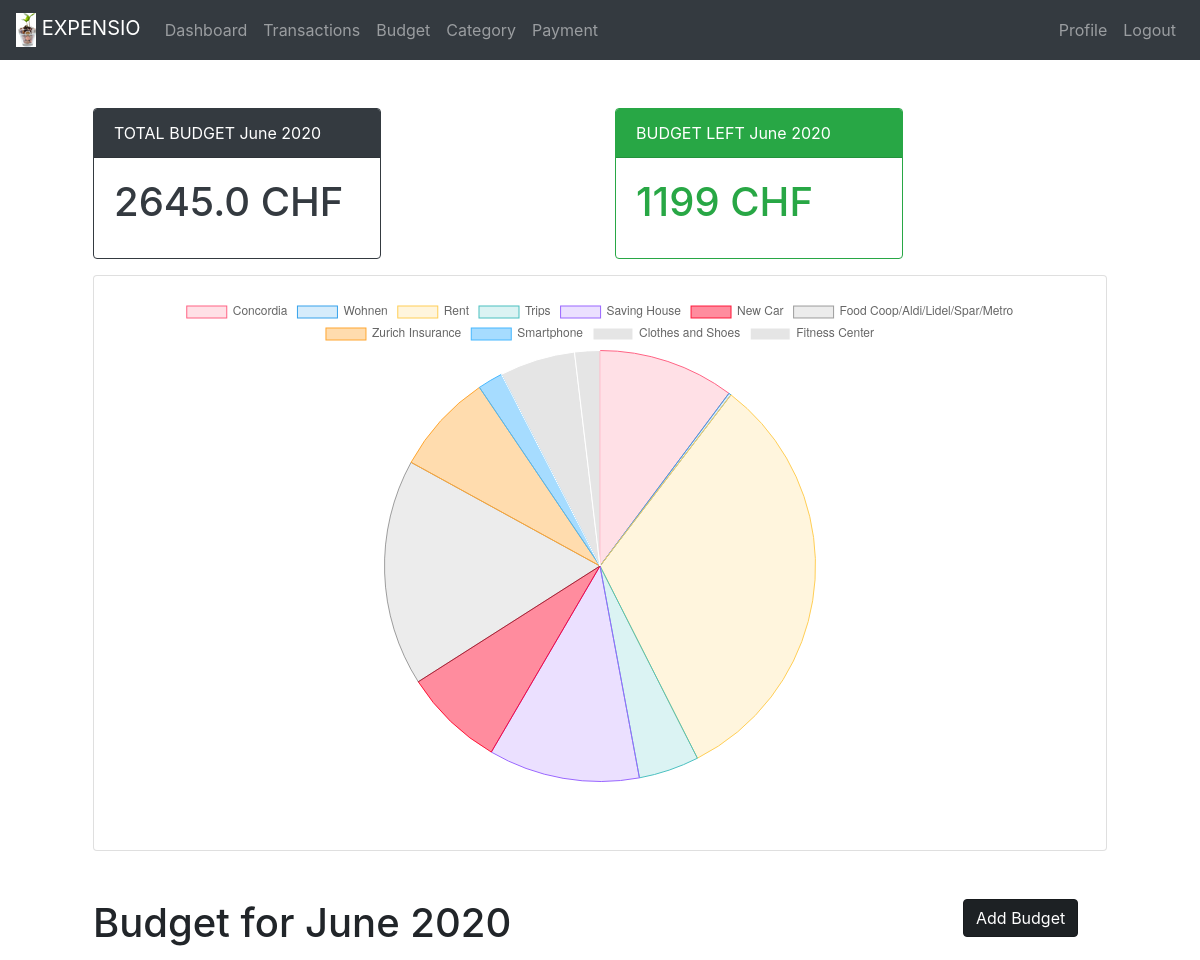
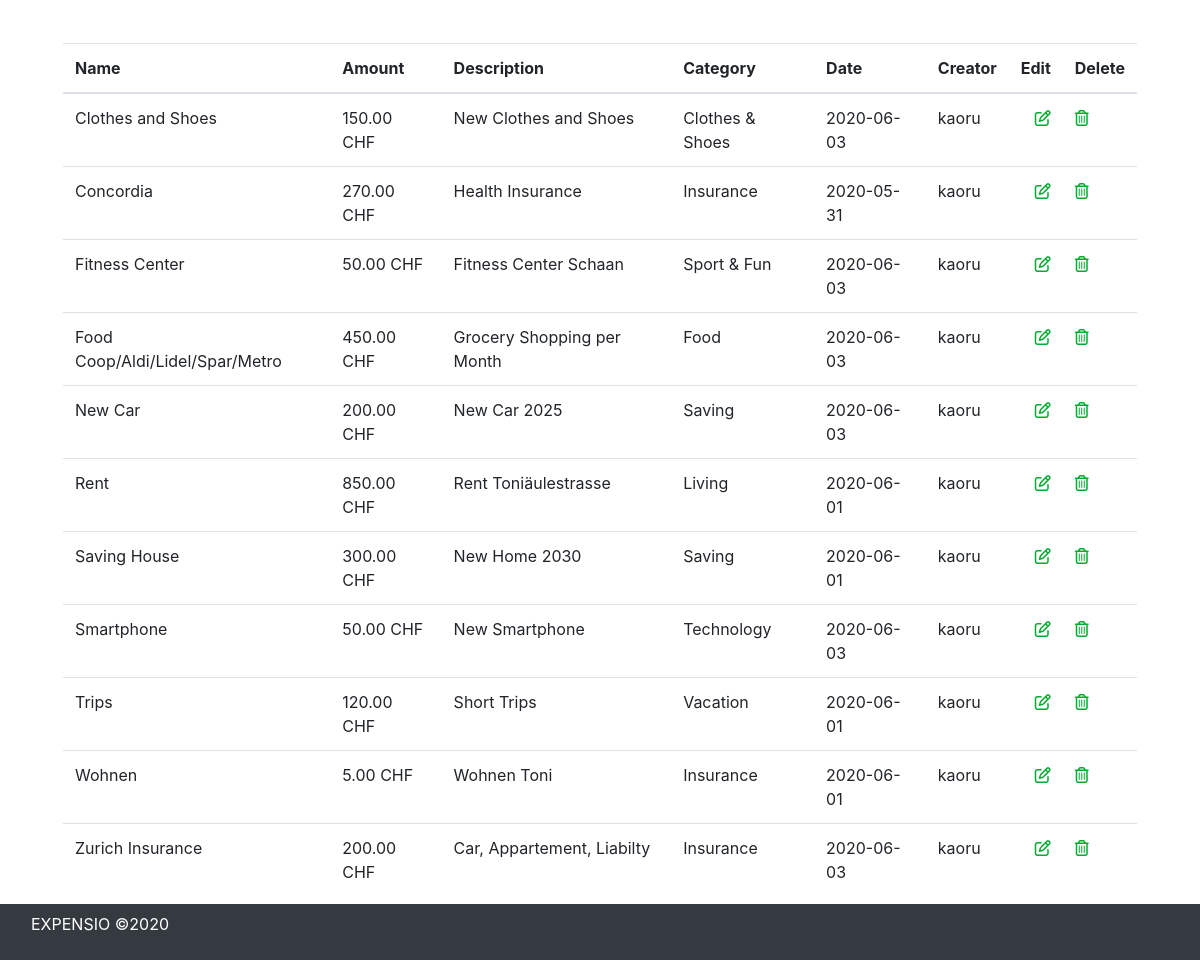
The page /budget/ (signed in) on the database as committed earlier (2 pictures, top to bottom).
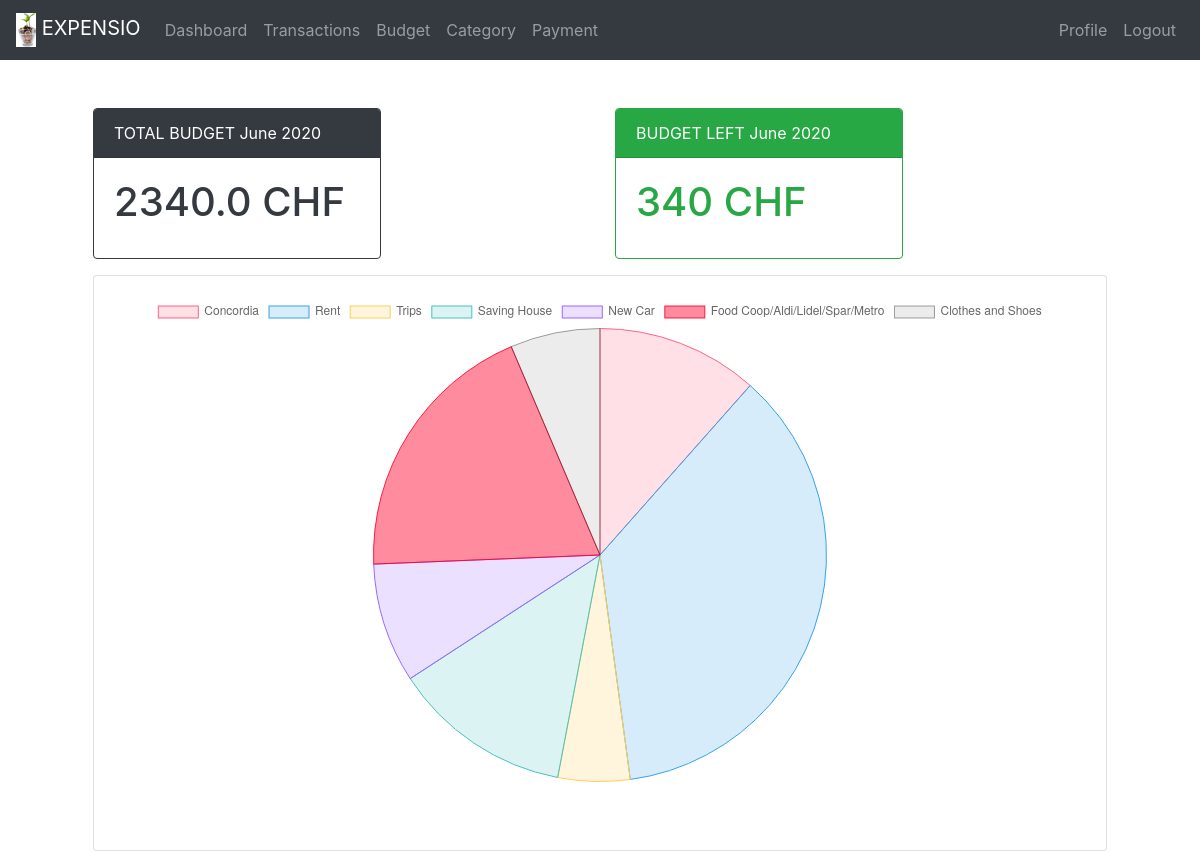
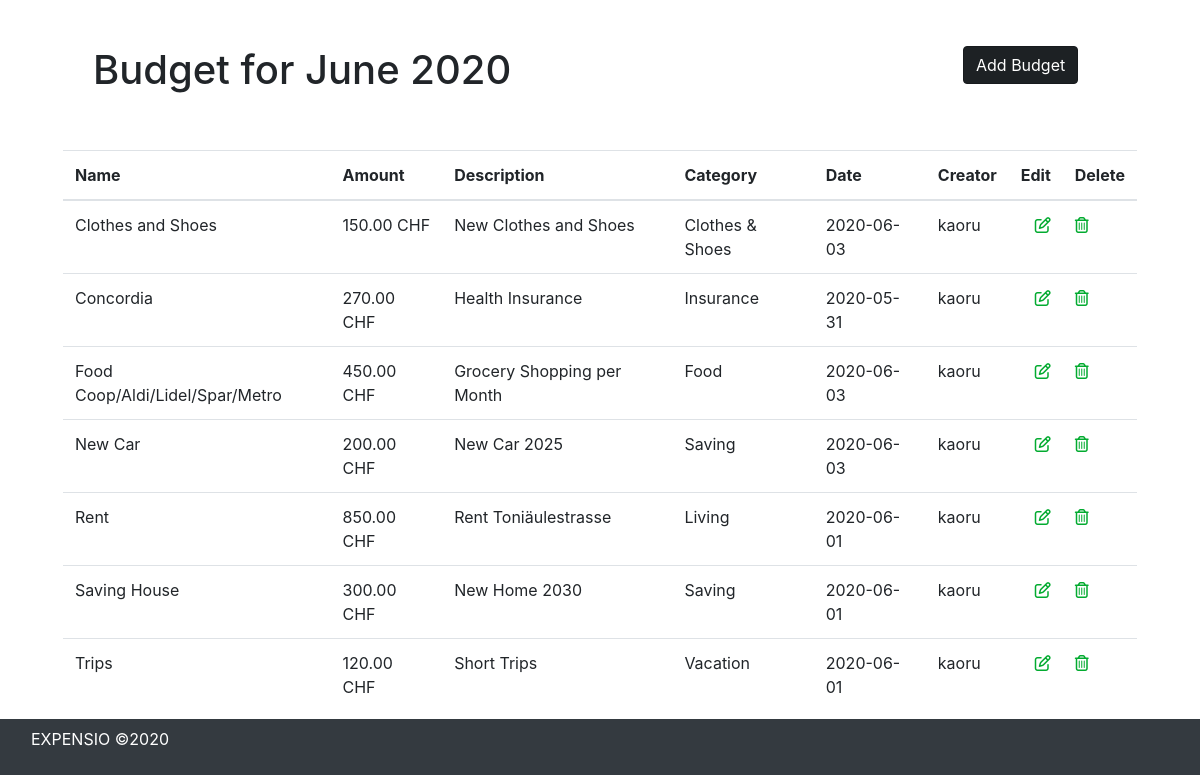
The same page on the database as committed later (2 pictures, top to bottom).
### budget/models.py (models this page shows, shortened)
class Budget(models.Model):
    name = models.CharField(max_length=50)
    amount = models.FloatField(null=True)
    description = models.CharField(max_length=200)
    created_date = models.DateTimeField(auto_now_add=True)
    user = models.ForeignKey("auth.User", on_delete=models.CASCADE)
    category = models.ForeignKey(Category, on_delete=models.CASCADE, null=True)

### category/models.py (models this page shows, shortened)
class Category(models.Model):
    name = models.CharField(max_length=100)
    created_date = models.DateTimeField(auto_now_add=True)
    user = models.ForeignKey("auth.User", on_delete=models.CASCADE)
    def __str__(self):
        return str(self.name)

### budget/views.py (the view)
# urls.py: path("", login_required(views.budget_pie_chart_data), name="budget-pie-chart"),
def budget_pie_chart_data(request):
    data = {}
    today = datetime.date.today()
    month = today.strftime("%B")
    year = today.strftime("%Y")
    budget_data_all = Budget.objects.filter(user=request.user).order_by('name')
    total_budget = Budget.objects.filter(user=request.user).aggregate(Sum("amount"))[
        "amount__sum"
    ]
    total_transactions = (
            Transaction_Expense.objects.filter(user=request.user)
            .filter(date__year=today.year, date__month=today.month)
            .aggregate(Sum("amount"))["amount__sum"]
            or 0.00
    )
    if total_budget is not None:
        budget_left = decimal.Decimal(total_budget) - decimal.Decimal(total_transactions)
    else:
        budget_left = 0
    queryset = Budget.objects.filter(user=request.user).values(
        "amount", "category_id", "name"
    )
    for budget in queryset:
        name = budget["name"]
        if name not in data:
            data[name] = budget["amount"]
        else:
            data[name] += budget["amount"]
    return_labels = []
    return_data = []
    for key, value in data.items():
        return_labels.append(key)
        return_data.append(value)
    return render(
        request,
        "budget/budget.html",
        {
            "labels": return_labels,
            "data": return_data,
            "total_budget": total_budget,
            "transactions": budget_left,
            "month": month,
            "year": year,
            "budget_data_all": budget_data_all,
        },
    )

### budget/templates/budget/budget.html (shortened to what this page needs)
{% extends 'base.html' %}
{% block content %}
    <div class="container">
        <div class="row">
            <div class="col-md-6">
                <div class="card border-dark mb-3" style="max-width: 18rem;">
                    <div class="card-header bg-dark text-white">TOTAL BUDGET {{ month }} {{ year }}</div>
                    <div class="card-body text-dark">
                        <h1 class="card-title">{{ total_budget }} CHF</h1>
                    </div>
                </div>
            </div>
            <div class="col-md-6">
                {% if transactions >= 0 %}
                    <div class="card border-success mb-3" style="max-width: 18rem;">
                        <div class="card-header bg-success text-white">BUDGET LEFT {{ month }} {{ year }}</div>
                        <div class="card-body text-success">
                            <h1 class="card-title">{{ transactions }} CHF</h1>
                        </div>
                    </div>
                {% endif %}
            </div>
        </div>
        <div class="row">
            <div class="col-md-12">
                <div class="card">
                    <div class="card-body">
                        <canvas id="budget_pie_chart"></canvas>
                        <br><br>
                    </div>
                </div>
            </div>
        </div>
        <div class="row">
            <div class="col-md-10">
                <div id="container" style="width: 100%;">
                    <br><br>
                    <h1>Budget for {{ month }} {{ year }} </h1>
                </div>
            </div>
            <div class="float-right col-2">
                <div id="container" style="width: 100%;">
                    <br><br>
                    <a href="/budget/budget_add" class="btn btn btn-dark active" role="button" aria-pressed="true">Add
                        Budget</a>
                </div>
            </div>
        </div>
    </div>
    <div class="row pt-5">
        <div class="table-responsive">
            <table class="table">
                <thead>
                <tr>
                    <th scope="col">Name</th>
                    <th scope="col">Amount</th>
                    <th scope="col">Description</th>
                    <th scope="col">Category</th>
                    <th scope="col">Date</th>
                    <th scope="col">Creator</th>
                    <th scope="col" class="text-right">Edit</th>
                    <th scope="col">Delete</th>
                </tr>
                </thead>
                <tbody>
                {% for budget in budget_data_all %}
                    <tr>
                        <td>{{ budget.name }}</td>
                        <td>{{ budget.amount|floatformat:2 }} CHF</td>
                        <td>{{ budget.description }}</td>
                        <td>{{ budget.category }}</td>
                        <td>{{ budget.created_date | date:"Y-m-d" }}</td>
                        <td>{{ budget.user }}</td>
                        <td class="text-right">
                            <a href="{{ budget.id }}/budgetedit"><i class="far fa-edit" style="color:#03ab30;"></i></a>
                        </td>
                        <td>
                            <a href="{{ budget.id }}/budgetdelete"> <i class="far fa-trash-alt"
                                                                       style="color:#03ab30;"></i></a>
                        </td>
                    </tr>
                {% endfor %}
                </tbody>
            </table>
        </div>
    </div>
    <script>
        var config = {
            type: 'pie',
            data: {
                datasets: [{
                    data: {{ data|safe }},
                    backgroundColor: [
                        "rgba(255, 99, 132, 0.2)",
                        "rgba(54, 162, 235, 0.2)",
                        "rgba(255, 206, 86, 0.2)",
                        "rgba(75, 192, 192, 0.2)",
                        "rgba(153, 102, 255, 0.2)",
                        "rgba(255,0,40,0.45)",
                        "rgba(158,158,158,0.2)",
                        "rgba(255,166,48,0.39)",
                        "rgba(70,183,255,0.48)"
                    ],
                    borderColor: [
                        "rgba(255, 99, 132, 1)",
                        "rgba(54, 162, 235, 1)",
                        "rgba(255, 206, 86, 1)",
                        "rgba(75, 192, 192, 1)",
                        "rgba(153, 102, 255, 1)",
                        "rgba(255,0,40,0.87)",
                        "rgba(40,40,40,0.43)",
                        "rgb(255,166,48)",
                        "rgb(70,183,255)"
                    ],
                    borderWidth: 1,
                    label: 'Budget'
                }],
                labels: {{ labels|safe }}
            },
            options: {
                responsive: true
            }
        };
        window.onload = function () {
            var chartdata = document.getElementById('budget_pie_chart').getContext('2d');
            window.myPie = new Chart(chartdata, config);
        };
    </script>
{% endblock %}

### templates/base.html (shortened to what this page needs)
<!DOCTYPE html>
<html lang="en">
<head>
    <link
            rel="stylesheet"
            href="https://stackpath.bootstrapcdn.com/bootstrap/4.4.1/css/bootstrap.min.css"
    />
    {% load static %}
</head>
<body>
<nav class="navbar navbar-expand-lg navbar navbar-dark bg-dark">
    <a class="navbar-brand" href="/">
        <img src="/static/expense_tracker/logo_small.png" alt=""/>
        EXPENSIO
    </a>
    <div class="collapse navbar-collapse" id="navbarNavAltMarkup">
        {% if user.is_authenticated %}
            <div class="navbar-nav">
                <a class="nav-item nav-link" href="/dashboard">Dashboard</a>
                <a class="nav-item nav-link" href="/transaction">Transactions</a>
                <a class="nav-item nav-link" href="/budget">Budget</a>
                <a class="nav-item nav-link" href="/category">Category</a>
                <a class="nav-item nav-link" href="/payment">Payment</a>
            </div>
        {% endif %}
        <div class="navbar-nav ml-auto">
            {% if user.is_authenticated %}
                <a class="nav-item nav-link" href="/profile">Profile</a>
                <a class="nav-item nav-link" href="{% url 'logout' %}">Logout</a>
            {% else %}
                <a class="nav-item nav-link" href="{% url 'login' %}">Login</a>
                <a class="nav-item nav-link" href="{% url 'register' %}">Register</a>
            {% endif %}
        </div>
    </div>
</nav>
<div class="p-5 container">
    {% block content %} {% endblock %}
</div>
</body>
<div class="footer-dark navbar fixed-bottom navbar-dark bg-dark">
    <footer class="footer">
        <div class="container">
        <span class="text-white">
          <p class="copyright">EXPENSIO ©2020</p>
        </span>
        </div>
    </footer>
</div>
</html>

Rows that differ between the two databases and show on the page:
removed Budget: name "Fitness Center", amount "50.00", description "Fitness Center Schaan", category "Sport & Fun", created_date "2020-06-03", user "kaoru"
removed Budget: name "Smartphone", amount "50.00", description "New Smartphone", category "Technology", created_date "2020-06-03", user "kaoru"
removed Budget: name "Wohnen", amount "5.00", description "Wohnen Toni", category "Insurance", created_date "2020-06-01", user "kaoru"
removed Budget: name "Zurich Insurance", amount "200.00", description "Car, Appartement, Liabilty", category "Insurance", created_date "2020-06-03", user "kaoru"
Other text that changed with them:
{{ total_budget }}: "2645.0" → "2340.0"
{{ transactions }}: "1199" → "340"
chart data {{ data|safe }}: [270.0, 5.0, 850.0, 120.0, 300.0, 200.0, 450.0, 200.0, 50.0, 150.0, 50.0] → [270.0, 850.0, 120.0, 300.0, 200.0, 450.0, 150.0]
chart data {{ labels|safe }}: ['Concordia', 'Wohnen', 'Rent', 'Trips', 'Saving House', 'New Car', 'Food Coop/Aldi/Lidel/Spar/Metro', 'Zurich Insurance', 'Smartphone', 'Clothes and Shoes', 'Fitness Center'] → ['Concordia', 'Rent', 'Trips', 'Saving House', 'New Car', 'Food Coop/Aldi/Lidel/Spar/Metro', 'Clothes and Shoes']
